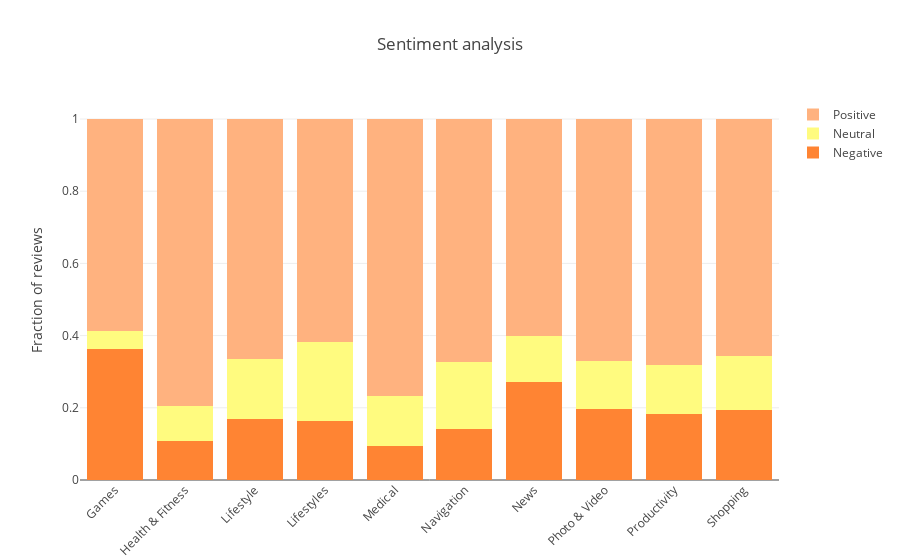

The notebook cell this image was saved under:
### Code cell
merged_df = pd.merge(df, reviews_df, on = "App", how = "inner")
merged_df = merged_df.dropna(subset=['Sentiment', 'Translated_Review'])

grouped_sentiment_category_count = merged_df.groupby(['Category', 'Sentiment']).agg({'App': 'count'}).reset_index()
grouped_sentiment_category_sum = merged_df.groupby(['Category']).agg({'Sentiment': 'count'}).reset_index()

new_df = pd.merge(grouped_sentiment_category_count, grouped_sentiment_category_sum, on=["Category"])
#print(new_df)
new_df['Sentiment_Normalized'] = new_df.App/new_df.Sentiment_y
new_df = new_df.groupby('Category').filter(lambda x: len(x) ==3)
# new_df = new_df[new_df.Category.isin(['HEALTH_AND_FITNESS', 'GAME', 'FAMILY', 'EDUCATION', 'COMMUNICATION', 
#                                      'ENTERTAINMENT', 'TOOLS', 'SOCIAL', 'TRAVEL_AND_LOCAL'])]
new_df

trace1 = go.Bar(
    x=list(new_df.Category[::3])[6:-5],
    y= new_df.Sentiment_Normalized[::3][6:-5],
    name='Negative',
    marker=dict(color = 'rgb(255, 132, 51)')
)

trace2 = go.Bar(
    x=list(new_df.Category[::3])[6:-5],
    y= new_df.Sentiment_Normalized[1::3][6:-5],
    name='Neutral',
    marker=dict(color = 'rgb(255, 251, 127)')
)

trace3 = go.Bar(
    x=list(new_df.Category[::3])[6:-5],
    y= new_df.Sentiment_Normalized[2::3][6:-5],
    name='Positive',
    marker=dict(color = 'rgb(255, 178, 127)')
)

data = [trace1, trace2, trace3]
layout = go.Layout(
    title = 'Sentiment analysis',
    barmode='stack',
    xaxis = {'tickangle': -45},
    yaxis = {'title': 'Fraction of reviews'}
)

fig = go.Figure(data=data, layout=layout)

plotly.offline.iplot({'data': data, 'layout': layout})

### Figure 1 — Plotly figure (JSON) as saved in the notebook; plotly's stock layout.template omitted (floating-point values rounded to 4 significant figures)
{"data": [{"marker": {"color": "rgb(255, 132, 51)"}, "name": "Negative", "type": "bar", "uid": "163fe10e-4a24-491a-bc61-b6bc5ba29f22", "x": ["Games", "Health & Fitness", "Lifestyle", "Lifestyles", "Medical", "Navigation", "News", "Photo & Video", "Productivity", "Shopping"], "y": [0.3625, 0.1088, 0.1689, 0.1627, 0.09456, 0.1406, 0.2727, 0.1974, 0.1831, 0.1947]}, {"marker": {"color": "rgb(255, 251, 127)"}, "name": "Neutral", "type": "bar", "uid": "fd562f0c-76df-4ee5-a0d8-237a8a451a6e", "x": ["Games", "Health & Fitness", "Lifestyle", "Lifestyles", "Medical", "Navigation", "News", "Photo & Video", "Productivity", "Shopping"], "y": [0.04929, 0.09632, 0.1653, 0.2187, 0.139, 0.1875, 0.1268, 0.1333, 0.1341, 0.1495]}, {"marker": {"color": "rgb(255, 178, 127)"}, "name": "Positive", "type": "bar", "uid": "761e3486-e2ad-4c0c-9d4f-f116ee02300b", "x": ["Games", "Health & Fitness", "Lifestyle", "Lifestyles", "Medical", "Navigation", "News", "Photo & Video", "Productivity", "Shopping"], "y": [0.5883, 0.7949, 0.6659, 0.6187, 0.7665, 0.6719, 0.6004, 0.6693, 0.6828, 0.6559]}], "layout": {"barmode": "stack", "title": {"text": "Sentiment analysis"}, "xaxis": {"tickangle": -45}, "yaxis": {"title": {"text": "Fraction of reviews"}}}}
